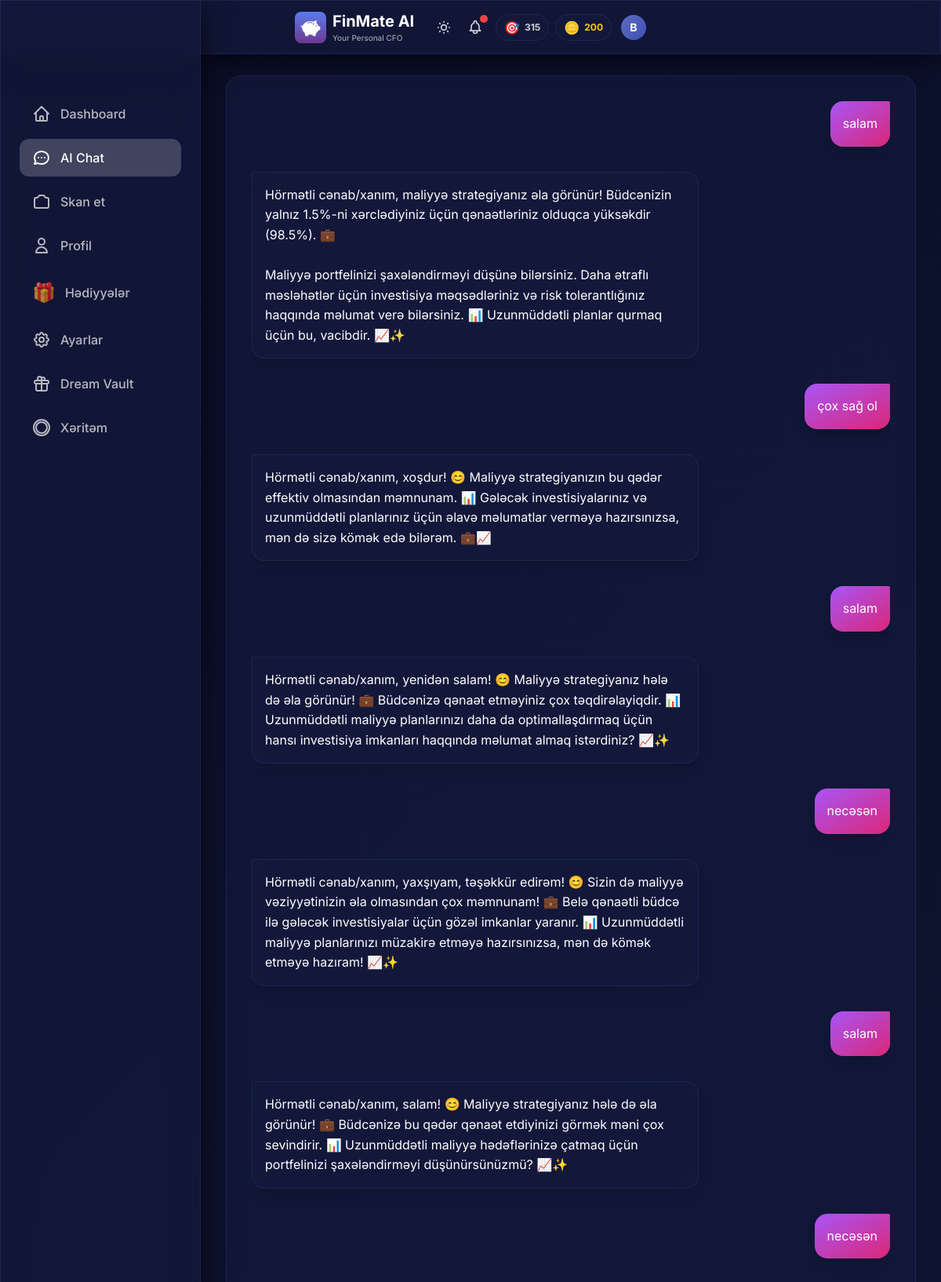
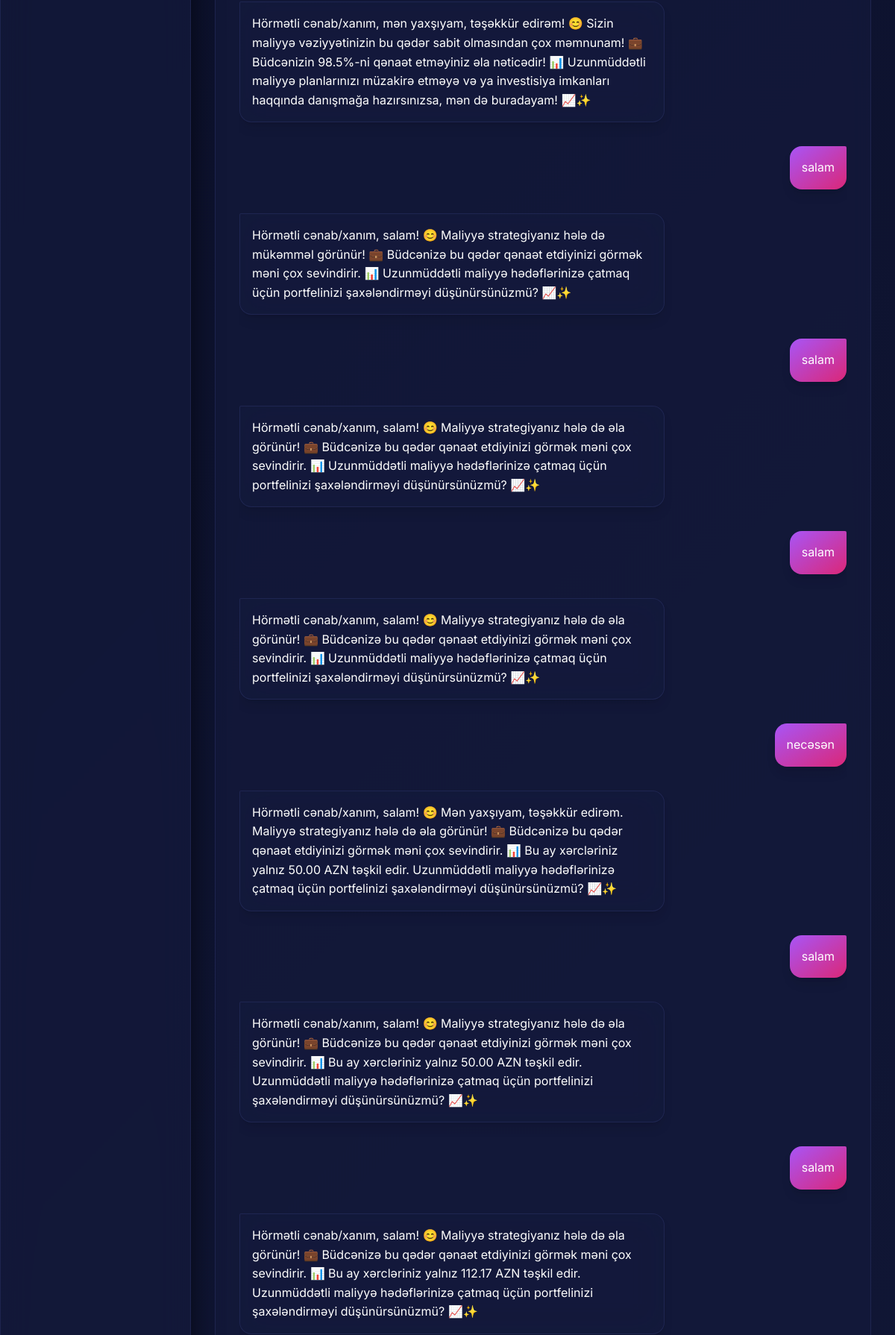
/chat (signed in, upper part), run on the app's committed database (2 pictures, top to bottom).
### models.py (models this page shows, shortened)
class User(Base):
    __tablename__ = "users"
    id = Column(Integer, primary_key=True, index=True)
    username = Column(String, unique=True, index=True, nullable=False)
    password_hash = Column(String, nullable=True)  # Hashed password (nullable for demo user)
    monthly_income = Column(Float, nullable=True)  # Monthly salary/income
    monthly_budget = Column(Float, default=1000.0)
    xp_points = Column(Integer, default=0)
    level_title = Column(String, default="Rookie")
    preferred_language = Column(String, default="az")  # az, en, ru
    voice_enabled = Column(Boolean, default=True)
    daily_budget_limit = Column(Float, nullable=True)
    currency = Column(String, default="AZN")  # Display/Base currency
    personality_mode = Column(String, default="normal")  # normal, mom, strict
    is_premium = Column(Boolean, default=False)  # Premium subscription status
    readability_mode = Column(Boolean, default=False)  # Accessibility mode for vision-impaired users
    coins = Column(Integer, default=0)  # FinMate Coins for reward system
    ai_name = Column(String, default="FinMate")  # Customizable AI name
    ai_attitude = Column(String, default="Professional")  # Strict, Funny, Sarcastic, Supportive
    ai_style = Column(String, default="Formal")  # Slang, Shakespearean, Dialect, Short
    ai_persona_mode = Column(String, default="Auto")  # Auto (behavioral profiling) or Manual
    login_streak = Column(Integer, default=0)
    last_login_date = Column(Date, nullable=True)
    created_at = Column(DateTime, default=datetime.utcnow)
    expenses = relationship("Expense", back_populates="user", cascade="all, delete-orphan")
    chat_messages = relationship("ChatMessage", back_populates="user", cascade="all, delete-orphan")
    xp_logs = relationship("XPLog", back_populates="user", cascade="all, delete-orphan")
    dreams = relationship("Dream", back_populates="user", cascade="all, delete-orphan")

class ChatMessage(Base):
    __tablename__ = "chat_messages"
    id = Column(Integer, primary_key=True, index=True)
    user_id = Column(Integer, ForeignKey("users.id"), nullable=False)
    role = Column(String, nullable=False)  # 'user' or 'ai'
    content = Column(Text, nullable=False)
    timestamp = Column(DateTime, default=datetime.utcnow, nullable=False)
    user = relationship("User", back_populates="chat_messages")

### main.py (the view)
@app.get("/chat", response_class=HTMLResponse)
async def chat_page(request: Request, db: Session = Depends(get_db)):
    user = get_current_user(request, db)
    if not user:
        return RedirectResponse(url="/login", status_code=303)
    messages = db.query(ChatMessage).filter(
        ChatMessage.user_id == user.id
    ).order_by(ChatMessage.timestamp.asc()).all()
    return templates.TemplateResponse("chat.html", {
        "request": request,
        "user": user,
        "messages": messages
    })

### templates/chat.html (shortened to what this page needs)
{% extends "base.html" %}
{% block extra_head %}
<link rel="stylesheet" href="/static/css/chat.css">
{% endblock %}
{% block content %}
<div class="max-w-5xl mx-auto px-2 sm:px-4">
    <div class="glass-card p-6 sm:p-8 mb-32 lg:mb-16">
        <div class="chat-container" id="chatContainer">
            <div id="messages" class="space-y-6 sm:space-y-8">
                {% for message in messages %}
                {% if message.role == 'user' %}
                <div class="flex justify-end">
                    <div
                        class="message-bubble bg-gradient-to-br from-purple-500 to-pink-600 text-white p-4 rounded-2xl rounded-tr-sm shadow-lg">
                        {{ message.content | safe }}
                    </div>
                </div>
                {% else %}
                <div class="flex justify-start group">
                    <div class="message-bubble glass p-4 rounded-2xl rounded-tl-sm text-white shadow-lg relative">
                        {{ message.content | safe }}
                    </div>
                </div>
                {% endif %}
                {% endfor %}
            </div>
        </div>
    </div>
</div>
{% endblock %}

### templates/base.html (shortened to what this page needs)
<!DOCTYPE html>
<html lang="az" data-theme="dark">
<head>
    <link href="https://cdn.jsdelivr.net/npm/daisyui@4.4.19/dist/full.min.css" rel="stylesheet" type="text/css" />
    <script src="https://cdn.tailwindcss.com"></script>
    <script src="/static/js/tailwind-config.js"></script>
    <link rel="stylesheet" href="/static/css/base.css">
    {% block extra_head %}{% endblock %}
</head>
<body>
    <div class="glass fixed top-0 left-0 right-0 z-40 px-2 sm:px-4 py-2 sm:py-3">
        <div class="flex items-center justify-between max-w-md mx-auto">
            <div class="min-w-0 flex-1 flex items-center gap-2">
                <img src="/static/icons/icon-192.png" alt="FinMate AI"
                    class="w-8 h-8 sm:w-10 sm:h-10 rounded-lg flex-shrink-0" onerror="this.style.display='none'">
                <div class="min-w-0">
                    <h1 class="text-lg sm:text-xl font-bold text-white truncate">FinMate AI</h1>
                    <p class="text-[9px] sm:text-[10px] text-white/70">Your Personal CFO</p>
                </div>
            </div>
            <div class="flex items-center gap-2 sm:gap-3 relative flex-shrink-0">
                <button id="theme-toggle" class="relative text-white/80 hover:text-white transition p-1"
                    title="Tema dəyişdir">
                </button>
                <button id="alert-bell" class="relative text-white/80 hover:text-white transition p-1">
                    <span id="alert-counter"
                        class="absolute -top-0.5 -right-0.5 w-2.5 h-2.5 bg-red-500 rounded-full shadow-lg"></span>
                </button>
                {% if user and user.xp_points is defined %}
                <div class="hidden sm:flex items-center gap-2">
                    <div class="flex items-center gap-1.5 glass-card px-2.5 py-1 rounded-full">
                        <span class="text-base">{% if user.level_title == 'Rookie' %}🌱{% elif user.level_title ==
                            'Saver' %}💰{% elif user.level_title == 'Analyst' %}📊{% elif user.level_title == 'Manager'
                            %}🎯{% elif user.level_title == 'CFO' %}👑{% else %}⭐{% endif %}</span>
                        <span class="text-xs font-bold text-white/80">{{ user.xp_points }}</span>
                    </div>
                    <div class="flex items-center gap-1.5 glass-card px-2.5 py-1 rounded-full">
                        <span class="text-base">🪙</span>
                        <span class="text-xs font-bold text-yellow-400">{{ user.coins or 0 }}</span>
                    </div>
                </div>
                {% endif %}
                <div class="relative flex-shrink-0 group">
                    <button type="button" id="profile-dropdown-btn" class="relative focus:outline-none">
                        <div id="user-avatar"
                            class="w-7 h-7 sm:w-8 sm:h-8 rounded-full flex items-center justify-center text-white font-bold text-xs sm:text-sm transition-all duration-400 group-hover:scale-110 hover:scale-110"
                            style="background: linear-gradient(135deg, var(--accent-primary), var(--accent-secondary));">
                            {{ user.username[0].upper() if user else 'D' }}
                        </div>
                    </button>
                </div>
            </div>
        </div>
    </div>
    <div class="pt-24 pb-8 px-4">
        <div class="w-full lg:max-w-7xl mx-auto">
            {% block content %}{% endblock %}
        </div>
    </div>
    <div class="hidden lg:block fixed left-0 top-0 bottom-0 w-64 glass z-40 pt-24">
        <nav class="p-6 space-y-2">
            <a href="/"
                class="flex items-center gap-3 px-4 py-3 rounded-xl text-white/70 hover:text-white hover:bg-white/10 transition {% if request.url.path == '/' %}bg-white/20 !text-white{% endif %}">
                <svg class="w-6 h-6" fill="none" stroke="currentColor" viewBox="0 0 24 24">
                    <path stroke-linecap="round" stroke-linejoin="round" stroke-width="2"
                        d="M3 12l2-2m0 0l7-7 7 7M5 10v10a1 1 0 001 1h3m10-11l2 2m-2-2v10a1 1 0 01-1 1h-3m-6 0a1 1 0 001-1v-4a1 1 0 011-1h2a1 1 0 011 1v4a1 1 0 001 1m-6 0h6">
                    </path>
                </svg>
                <span class="font-medium">Dashboard</span>
            </a>
            <a href="/chat"
                class="flex items-center gap-3 px-4 py-3 rounded-xl text-white/70 hover:text-white hover:bg-white/10 transition {% if request.url.path == '/chat' %}bg-white/20 !text-white{% endif %}">
                <svg class="w-6 h-6" fill="none" stroke="currentColor" viewBox="0 0 24 24">
                    <path stroke-linecap="round" stroke-linejoin="round" stroke-width="2"
                        d="M8 12h.01M12 12h.01M16 12h.01M21 12c0 4.418-4.03 8-9 8a9.863 9.863 0 01-4.255-.949L3 20l1.395-3.72C3.512 15.042 3 13.574 3 12c0-4.418 4.03-8 9-8s9 3.582 9 8z">
                    </path>
                </svg>
                <span class="font-medium">AI Chat</span>
            </a>
            <a href="/scan"
                class="flex items-center gap-3 px-4 py-3 rounded-xl text-white/70 hover:text-white hover:bg-white/10 transition {% if request.url.path == '/scan' %}bg-white/20 !text-white{% endif %}">
                <span class="font-medium">Skan et</span>
            </a>
            <a href="/profile"
                class="flex items-center gap-3 px-4 py-3 rounded-xl text-white/70 hover:text-white hover:bg-white/10 transition {% if request.url.path == '/profile' %}bg-white/20 !text-white{% endif %}">
                <svg class="w-6 h-6" fill="none" stroke="currentColor" viewBox="0 0 24 24">
                    <path stroke-linecap="round" stroke-linejoin="round" stroke-width="2"
                        d="M16 7a4 4 0 11-8 0 4 4 0 018 0zM12 14a7 7 0 00-7 7h14a7 7 0 00-7-7z"></path>
                </svg>
                <span class="font-medium">Profil</span>
            </a>
            <a href="/rewards"
                class="flex items-center gap-3 px-4 py-3 rounded-xl text-white/70 hover:text-white hover:bg-white/10 transition {% if request.url.path == '/rewards' %}bg-white/20 !text-white{% endif %}">
                <span class="text-2xl">🎁</span>
                <span class="font-medium">Hədiyyələr</span>
            </a>
            <a href="/settings"
                class="flex items-center gap-3 px-4 py-3 rounded-xl text-white/70 hover:text-white hover:bg-white/10 transition {% if request.url.path == '/settings' %}bg-white/20 !text-white{% endif %}">
                <span class="font-medium">Ayarlar</span>
            </a>
            <a href="/dream-vault"
                class="flex items-center gap-3 px-4 py-3 rounded-xl text-white/70 hover:text-white hover:bg-white/10 transition {% if request.url.path == '/dream-vault' %}bg-white/20 !text-white{% endif %}">
                <svg class="w-6 h-6" fill="none" stroke="currentColor" viewBox="0 0 24 24">
                    <path stroke-linecap="round" stroke-linejoin="round" stroke-width="2"
                        d="M12 8v13m0-13V6a2 2 0 112 2h-2zm0 0V5.5A2.5 2.5 0 109.5 8H12zm-7 4h14M5 12a2 2 0 110-4h14a2 2 0 110 4M5 12v7a2 2 0 002 2h10a2 2 0 002-2v-7">
                    </path>
                </svg>
                <span class="font-medium">Dream Vault</span>
            </a>
            <a href="/heatmap"
                class="flex items-center gap-3 px-4 py-3 rounded-xl text-white/70 hover:text-white hover:bg-white/10 transition {% if request.url.path == '/heatmap' %}bg-white/20 !text-white{% endif %}">
                <svg class="w-6 h-6" fill="none" stroke="currentColor" viewBox="0 0 24 24">
                    <path stroke-linecap="round" stroke-linejoin="round" stroke-width="2"
                        d="M2 12a10 10 0 1020 0 10 10 0 00-20 0zm10-7a7 7 0 00-7 7c0 3.866 3.134 7 7 7a7 7 0 007-7c0-3.866-3.134-7-7-7z">
                    </path>
                </svg>
                <span class="font-medium">Xəritəm</span>
            </a>
        </nav>
    </div>
</body>
</html>
</html>

### static/css/base.css (style rules this page uses)
:root { --bg-primary: #0a0e27; --bg-secondary: #141b3d; --glass-bg: rgba(20, 27, 61, 0.7); --glass-border: rgba(100, 116, 207, 0.15); --glass-shadow: rgba(0, 0, 0, 0.6); --text-primary: #e8eaf6; --text-secondary: rgba(232, 234, 246, 0.75); --nav-border: rgba(100, 116, 207, 0.2); --skeleton-bg: rgba(100, 116, 207, 0.08); --accent-primary: #5c6bc0; --accent-secondary: #3f51b5; }
* { font-family: 'Inter', sans-serif; }
body:not(.no-transition), body:not(.no-transition) .glass, body:not(.no-transition) .glass-card, body:not(.no-transition) .bottom-nav { transition: background 0.6s cubic-bezier(0.4, 0, 0.2, 1), color 0.6s cubic-bezier(0.4, 0, 0.2, 1), border-color 0.6s cubic-bezier(0.4, 0, 0.2, 1), box-shadow 0.6s cubic-bezier(0.4, 0, 0.2, 1); }
body { transition: background 0.8s ease-in-out; }
body { background: linear-gradient(135deg, var(--bg-primary) 0%, var(--bg-secondary) 100%); min-height: 100vh; padding-bottom: 80px; color: var(--text-primary); }
@media (min-width: 1024px) { body { padding-left: 256px; padding-bottom: 0; } }
.glass { background: var(--glass-bg); backdrop-filter: blur(20px); -webkit-backdrop-filter: blur(20px); border: 1px solid var(--glass-border); box-shadow: 0 8px 32px 0 var(--glass-shadow); }
.glass-card { background: var(--glass-bg); backdrop-filter: blur(12px); -webkit-backdrop-filter: blur(12px); border-radius: 20px; border: 1px solid var(--glass-border); }

### static/css/chat.css (style rules this page uses)
.chat-container { height: calc(100vh - 250px); overflow-y: auto; overflow-x: hidden; scroll-behavior: smooth; }
.message-bubble { max-width: 70%; word-wrap: break-word; word-break: break-word; animation: slideIn 0.3s ease-out; line-height: 1.6; font-size: 1rem; }

### data on the page
User: xp_points "315", coins "200", username "B"
ChatMessage: content "salam"
ChatMessage: content "Hörmətli cənab/xanım, maliyyə strategiyanız əla görünür! Büdcənizin yalnız 1.5%-ni xərclədiyiniz üçün qənaətləriniz olduqca yüksəkdir (98.5%). 💼 Maliyyə portfelinizi şaxələndirməyi düşünə bilərsiniz. Daha ətraflı məsləhətlər üçün investisiya məqsədləriniz və risk tolerantlığınız haqqında məlumat verə bilərsiniz. 📊 Uzunmüddətli planlar qurmaq üçün bu, vacibdir. 📈✨"
ChatMessage: content "çox sağ ol"
ChatMessage: content "Hörmətli cənab/xanım, xoşdur! 😊 Maliyyə strategiyanızın bu qədər effektiv olmasından məmnunam. 📊 Gələcək investisiyalarınız və uzunmüddətli planlarınız üçün əlavə məlumatlar verməyə hazırsınızsa, mən də sizə kömək edə bilərəm. 💼📈"
ChatMessage: content "salam"
ChatMessage: content "Hörmətli cənab/xanım, yenidən salam! 😊 Maliyyə strategiyanız hələ də əla görünür! 💼 Büdcənizə qənaət etməyiniz çox təqdirəlayiqdir. 📊 Uzunmüddətli maliyyə planlarınızı daha da optimallaşdırmaq üçün hansı investisiya imkanları haqqında məlumat almaq istərdiniz? 📈✨"
ChatMessage: content "necəsən"
ChatMessage: content "Hörmətli cənab/xanım, yaxşıyam, təşəkkür edirəm! 😊 Sizin də maliyyə vəziyyətinizin əla olmasından çox məmnunam! 💼 Belə qənaətli büdcə ilə gələcək investisiyalar üçün gözəl imkanlar yaranır. 📊 Uzunmüddətli maliyyə planlarınızı müzakirə etməyə hazırsınızsa, mən də kömək etməyə hazıram! 📈✨"
ChatMessage: content "salam"
ChatMessage: content "Hörmətli cənab/xanım, salam! 😊 Maliyyə strategiyanız hələ də əla görünür! 💼 Büdcənizə bu qədər qənaət etdiyinizi görmək məni çox sevindirir. 📊 Uzunmüddətli maliyyə hədəflərinizə çatmaq üçün portfelinizi şaxələndirməyi düşünürsünüzmü? 📈✨"
ChatMessage: content "necəsən"
ChatMessage: content "Hörmətli cənab/xanım, mən yaxşıyam, təşəkkür edirəm! 😊 Sizin maliyyə vəziyyətinizin bu qədər sabit olmasından çox məmnunam! 💼 Büdcənizin 98.5%-ni qənaət etməyiniz əla nəticədir! 📊 Uzunmüddətli maliyyə planlarınızı müzakirə etməyə və ya investisiya imkanları haqqında danışmağa hazırsınızsa, mən də buradayam! 📈✨"
ChatMessage: content "salam"
ChatMessage: content "Hörmətli cənab/xanım, salam! 😊 Maliyyə strategiyanız hələ də mükəmməl görünür! 💼 Büdcənizə bu qədər qənaət etdiyinizi görmək məni çox sevindirir. 📊 Uzunmüddətli maliyyə hədəflərinizə çatmaq üçün portfelinizi şaxələndirməyi düşünürsünüzmü? 📈✨"
ChatMessage: content "salam"
ChatMessage: content "Hörmətli cənab/xanım, salam! 😊 Maliyyə strategiyanız hələ də əla görünür! 💼 Büdcənizə bu qədər qənaət etdiyinizi görmək məni çox sevindirir. 📊 Uzunmüddətli maliyyə hədəflərinizə çatmaq üçün portfelinizi şaxələndirməyi düşünürsünüzmü? 📈✨"
ChatMessage: content "salam"
ChatMessage: content "Hörmətli cənab/xanım, salam! 😊 Maliyyə strategiyanız hələ də əla görünür! 💼 Büdcənizə bu qədər qənaət etdiyinizi görmək məni çox sevindirir. 📊 Uzunmüddətli maliyyə hədəflərinizə çatmaq üçün portfelinizi şaxələndirməyi düşünürsünüzmü? 📈✨"
ChatMessage: content "necəsən"
ChatMessage: content "Hörmətli cənab/xanım, salam! 😊 Mən yaxşıyam, təşəkkür edirəm. Maliyyə strategiyanız hələ də əla görünür! 💼 Büdcənizə bu qədər qənaət etdiyinizi görmək məni çox sevindirir. 📊 Bu ay xərcləriniz yalnız 50.00 AZN təşkil edir. Uzunmüddətli maliyyə hədəflərinizə çatmaq üçün portfelinizi şaxələndirməyi düşünürsünüzmü? 📈✨"
ChatMessage: content "salam"
ChatMessage: content "Hörmətli cənab/xanım, salam! 😊 Maliyyə strategiyanız hələ də əla görünür! 💼 Büdcənizə bu qədər qənaət etdiyinizi görmək məni çox sevindirir. 📊 Bu ay xərcləriniz yalnız 50.00 AZN təşkil edir. Uzunmüddətli maliyyə hədəflərinizə çatmaq üçün portfelinizi şaxələndirməyi düşünürsünüzmü? 📈✨"
ChatMessage: content "salam"
ChatMessage: content "Hörmətli cənab/xanım, salam! 😊 Maliyyə strategiyanız hələ də əla görünür! 💼 Büdcənizə bu qədər qənaət etdiyinizi görmək məni çox sevindirir. 📊 Bu ay xərcləriniz yalnız 112.17 AZN təşkil edir. Uzunmüddətli maliyyə hədəflərinizə çatmaq üçün portfelinizi şaxələndirməyi düşünürsünüzmü? 📈✨"
